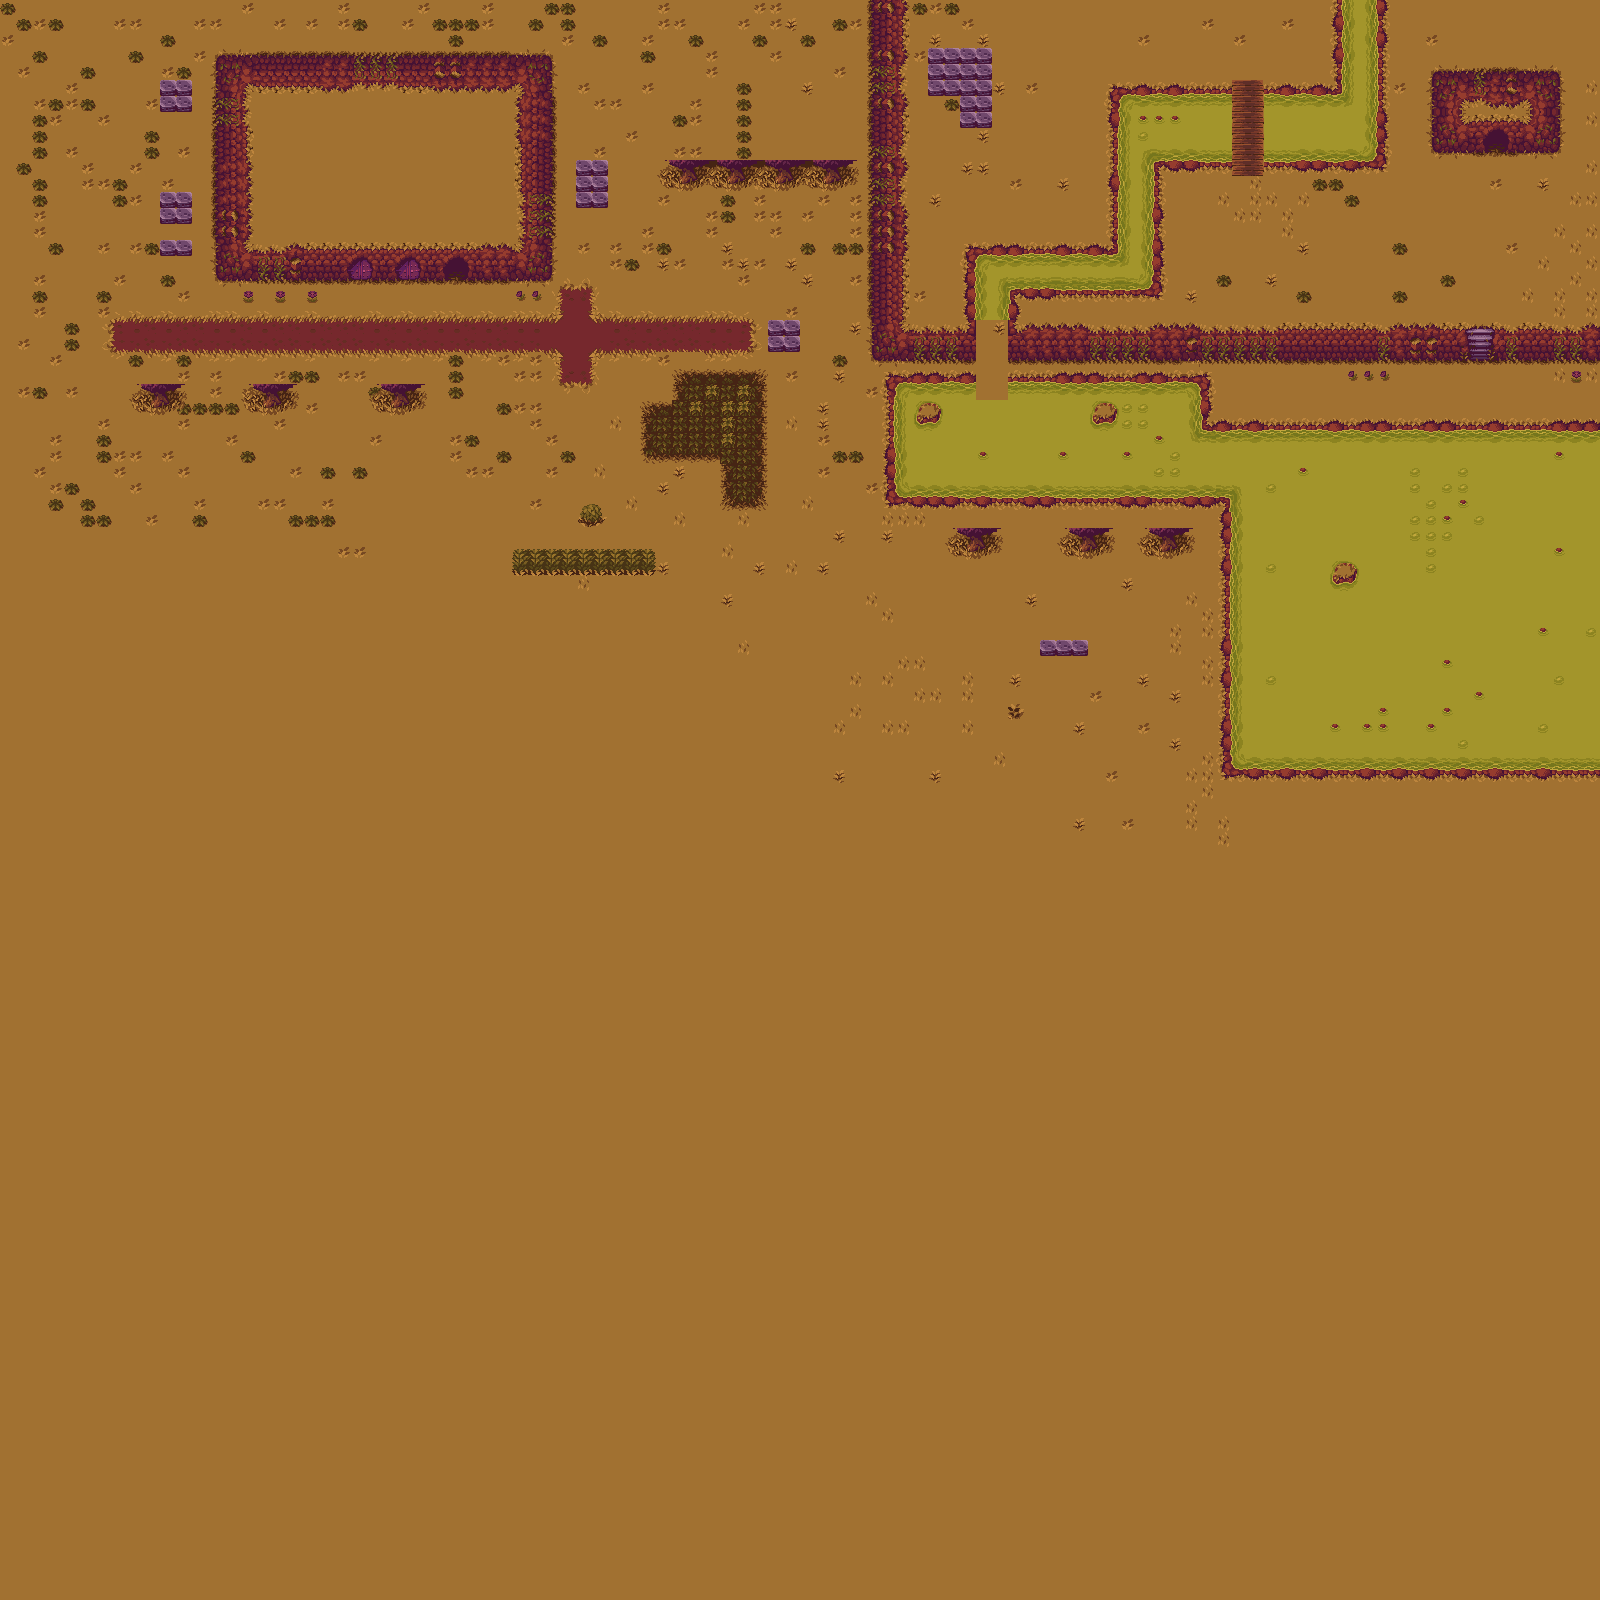

Below is a game level as drawn by its tile map, then a one-line description and the .tmx that defines it (tile-layer data replaced by summaries):
An orthogonal 100x100 tile map with 16x16 px tiles, 2 tile layers (Ground Layer 1, Ground Layer 2), 2 hidden layers not drawn, 2 tilesets and 35 objects (18x Coin, 7x Rect, 5x Mole, 4x Entrance, Player).

<map version="1.8" tiledversion="1.8.1" orientation="orthogonal" renderorder="right-down" width="100" height="100" tilewidth="16" tileheight="16" infinite="0" nextlayerid="12" nextobjectid="53">
 <tileset firstgid="1" source="tileset.tsx" />
 <tileset firstgid="1089" source="simplewater.tsx" />
 <layer id="6" name="Ground Layer 1" width="100" height="100">
  <data>[10000 cells, 10000 non-empty, 159 distinct tile ids]</data>
 </layer>
 <layer id="7" name="Ground Layer 2" width="100" height="100">
  <data>[10000 cells, 1326 non-empty, 142 distinct tile ids]</data>
 </layer>
 <layer id="10" name="Dynamic Layer 1" width="100" height="100" visible="0">
  <data>[10000 cells, 1 non-empty, 1 distinct tile ids]</data>
 </layer>
 <objectgroup id="9" name="Object Layer 1">
  <object id="4" type="Player" x="360" y="296">
   <properties>
    <property name="FaceDirection" value="Front" />
   </properties>
   <point />
  </object>
  <object id="5" type="Mole" x="176" y="140">
   <properties>
    <property name="FaceDirection" value="Front" />
   </properties>
   <point />
  </object>
  <object id="9" type="Mole" x="928" y="156">
   <properties>
    <property name="FaceDirection" value="Front" />
   </properties>
   <point />
  </object>
  <object id="6" type="Mole" x="144" y="220">
   <properties>
    <property name="FaceDirection" value="Right" />
   </properties>
   <point />
  </object>
  <object id="16" type="Mole" x="1008" y="61.5">
   <properties>
    <property name="FaceDirection" value="Right" />
   </properties>
   <point />
  </object>
  <object id="7" type="Coin" x="742.667" y="328">
   <point />
  </object>
  <object id="10" type="Coin" x="1080.17" y="43">
   <point />
  </object>
  <object id="13" type="Coin" x="1080.17" y="59">
   <point />
  </object>
  <object id="11" type="Coin" x="1097.67" y="43.5">
   <point />
  </object>
  <object id="14" type="Coin" x="1097.67" y="59.5">
   <point />
  </object>
  <object id="12" type="Coin" x="1114.67" y="43.5">
   <point />
  </object>
  <object id="15" type="Coin" x="1114.67" y="59.5">
   <point />
  </object>
  <object id="8" type="Coin" x="742.667" y="344.667">
   <point />
  </object>
  <object id="25" type="Coin" x="585.167" y="300.5">
   <point />
  </object>
  <object id="26" type="Coin" x="585.167" y="317.167">
   <point />
  </object>
  <object id="27" type="Coin" x="568" y="300">
   <point />
  </object>
  <object id="28" type="Coin" x="568" y="317.5">
   <point />
  </object>
  <object id="29" type="Coin" x="585.167" y="355.5">
   <point />
  </object>
  <object id="30" type="Coin" x="585.167" y="372.167">
   <point />
  </object>
  <object id="31" type="Coin" x="568" y="355">
   <point />
  </object>
  <object id="32" type="Coin" x="568" y="372.5">
   <point />
  </object>
  <object id="37" type="Coin" x="725" y="344.67">
   <point />
  </object>
  <object id="38" type="Coin" x="725" y="328.5">
   <point />
  </object>
  <object id="39" type="Mole" x="688.5" y="335">
   <properties>
    <property name="FaceDirection" value="Left" />
   </properties>
   <point />
  </object>
  <object id="48" type="Entrance" x="117" y="312.5">
   <properties>
    <property name="ExitId" value="49" />
   </properties>
   <point />
  </object>
  <object id="49" type="Entrance" x="231" y="312.5">
   <properties>
    <property name="ExitId" value="48" />
   </properties>
   <point />
  </object>
  <object id="50" type="Entrance" x="457" y="282">
   <properties>
    <property name="ExitId" value="51" />
   </properties>
   <point />
  </object>
  <object id="51" type="Entrance" x="1497" y="154.5">
   <properties>
    <property name="ExitId" value="50" />
   </properties>
   <point />
  </object>
 </objectgroup>
 <objectgroup id="11" name="Collision Layer 1">
  <object id="41" type="Rect" x="219.5" y="56.5" width="329.5" height="224.75" />
  <object id="42" type="Rect" x="578.5" y="161" width="27.5" height="46" />
  <object id="43" type="Rect" x="676.5" y="378" width="84" height="79.75" />
  <object id="44" type="Rect" x="648" y="409" width="28" height="48.75" />
  <object id="45" type="Rect" x="728" y="458.5" width="32.5" height="46" />
  <object id="46" type="Rect" x="392" y="394.25" width="17.5" height="12.5" />
  <object id="52" type="Rect" x="1433.5" y="71.25" width="124.25" height="82" />
 </objectgroup>
 <layer id="8" name="Fringe Layer" width="100" height="100" visible="0">
  <data>[10000 cells, 111 non-empty, 25 distinct tile ids]</data>
 </layer>
</map>
